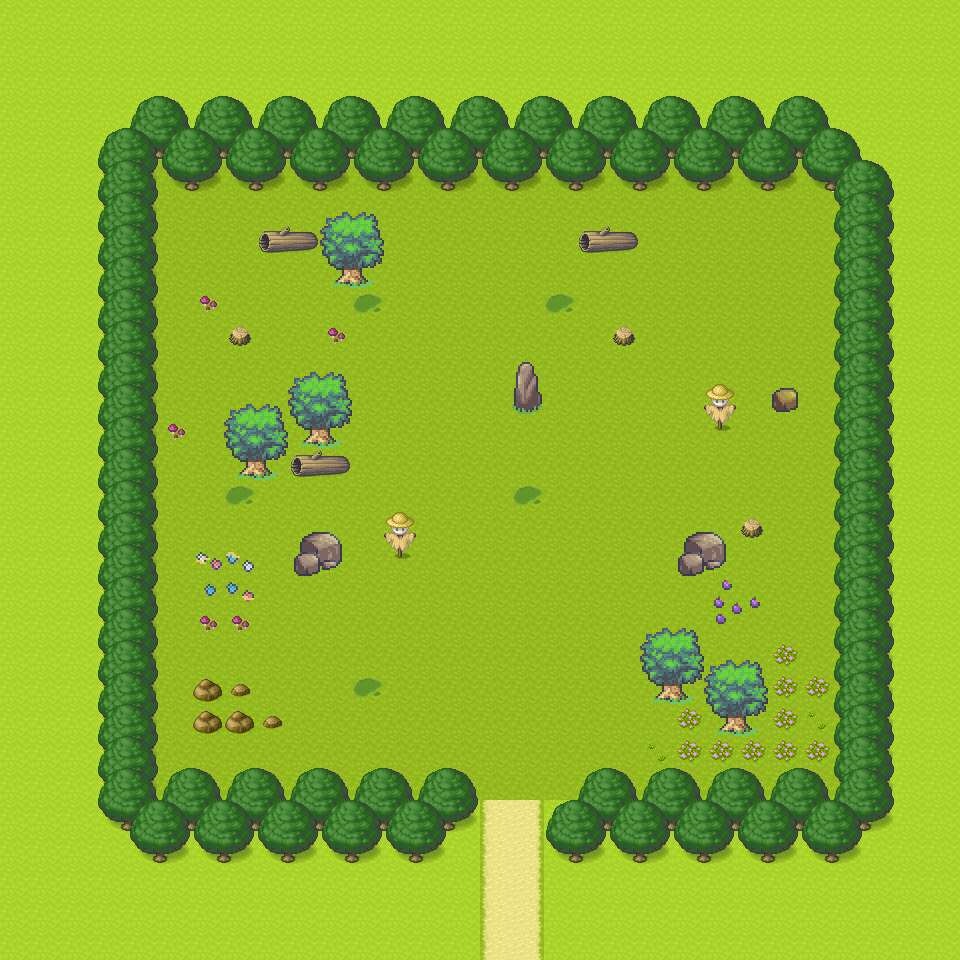

This is a level from a 2D game, rendered from its Tiled map with the project's own tilesets. A one-line summary and the map file follow, with tile-layer data summarised:
An orthogonal 30x30 tile map with 32x32 px tiles, 4 tile layers (grassLayer, floorLayer, treesLayer, decorationLayer), 3 tilesets.

<map version="1.5" tiledversion="1.7.2" orientation="orthogonal" renderorder="right-down" width="30" height="30" tilewidth="32" tileheight="32" infinite="0" nextlayerid="6" nextobjectid="3">
 <editorsettings>
  <export target="empty-room.json" format="json" />
 </editorsettings>
 <tileset firstgid="1" name="pipoya-set" tilewidth="32" tileheight="32" tilecount="1064" columns="8">
  <image source="pipoya-set.png" width="256" height="4256" />
 </tileset>
 <tileset firstgid="1065" name="grassdirt" tilewidth="32" tileheight="32" tilecount="528" columns="8">
  <image source="grassdirt.png" width="256" height="2112" />
 </tileset>
 <tileset firstgid="1593" name="house" tilewidth="32" tileheight="32" tilecount="704" columns="8">
  <image source="house.png" width="256" height="2816" />
 </tileset>
 <layer id="1" name="grassLayer" width="30" height="30">
  <data>[900 cells, 900 non-empty, 1 distinct tile ids]</data>
 </layer>
 <layer id="4" name="floorLayer" width="30" height="30">
  <data>[900 cells, 470 non-empty, 4 distinct tile ids]</data>
 </layer>
 <layer id="2" name="treesLayer" width="30" height="30">
  <data>[900 cells, 208 non-empty, 8 distinct tile ids]</data>
 </layer>
 <layer id="3" name="decorationLayer" width="30" height="30">
  <data>[900 cells, 89 non-empty, 32 distinct tile ids]</data>
 </layer>
</map>
